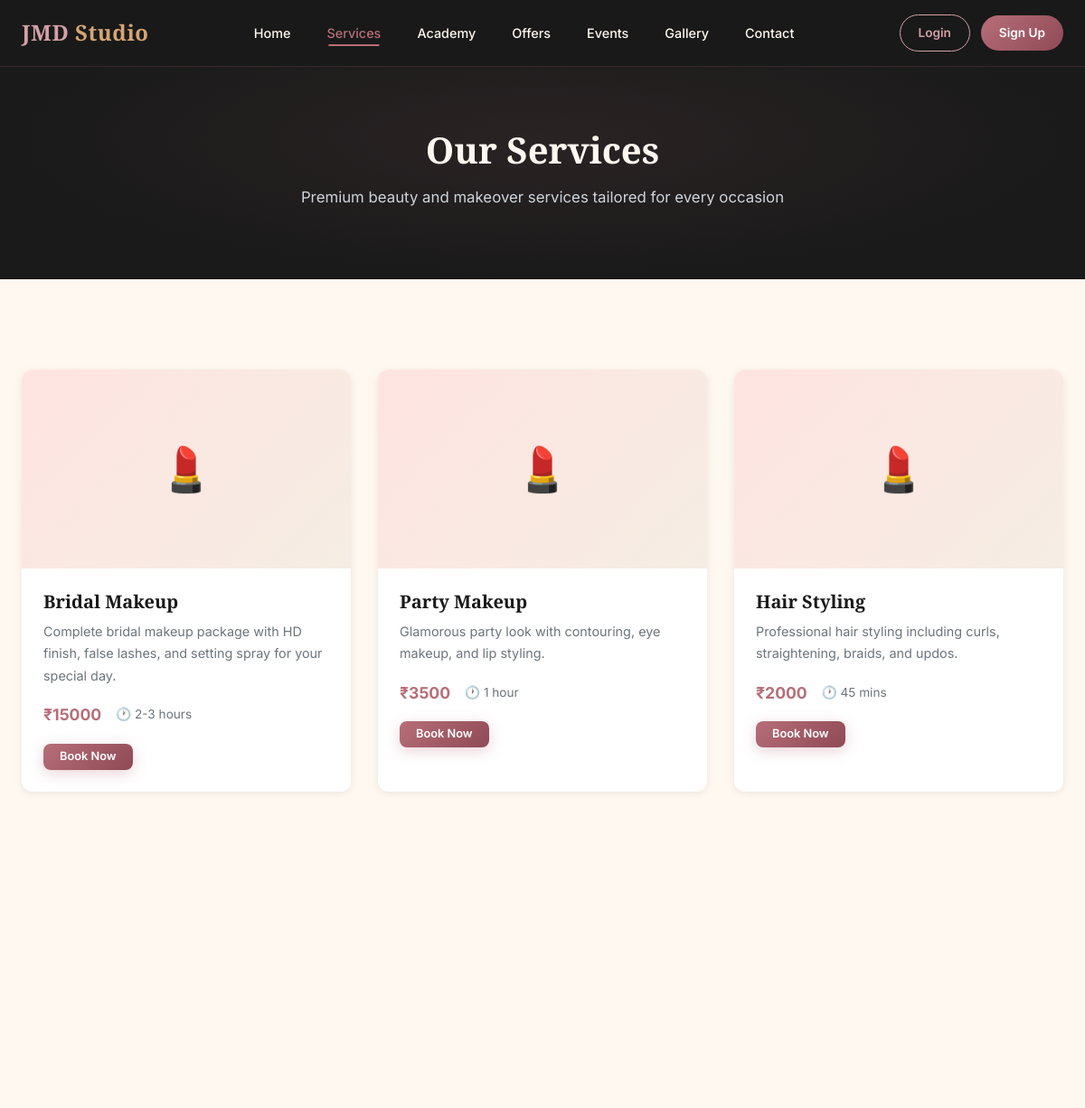
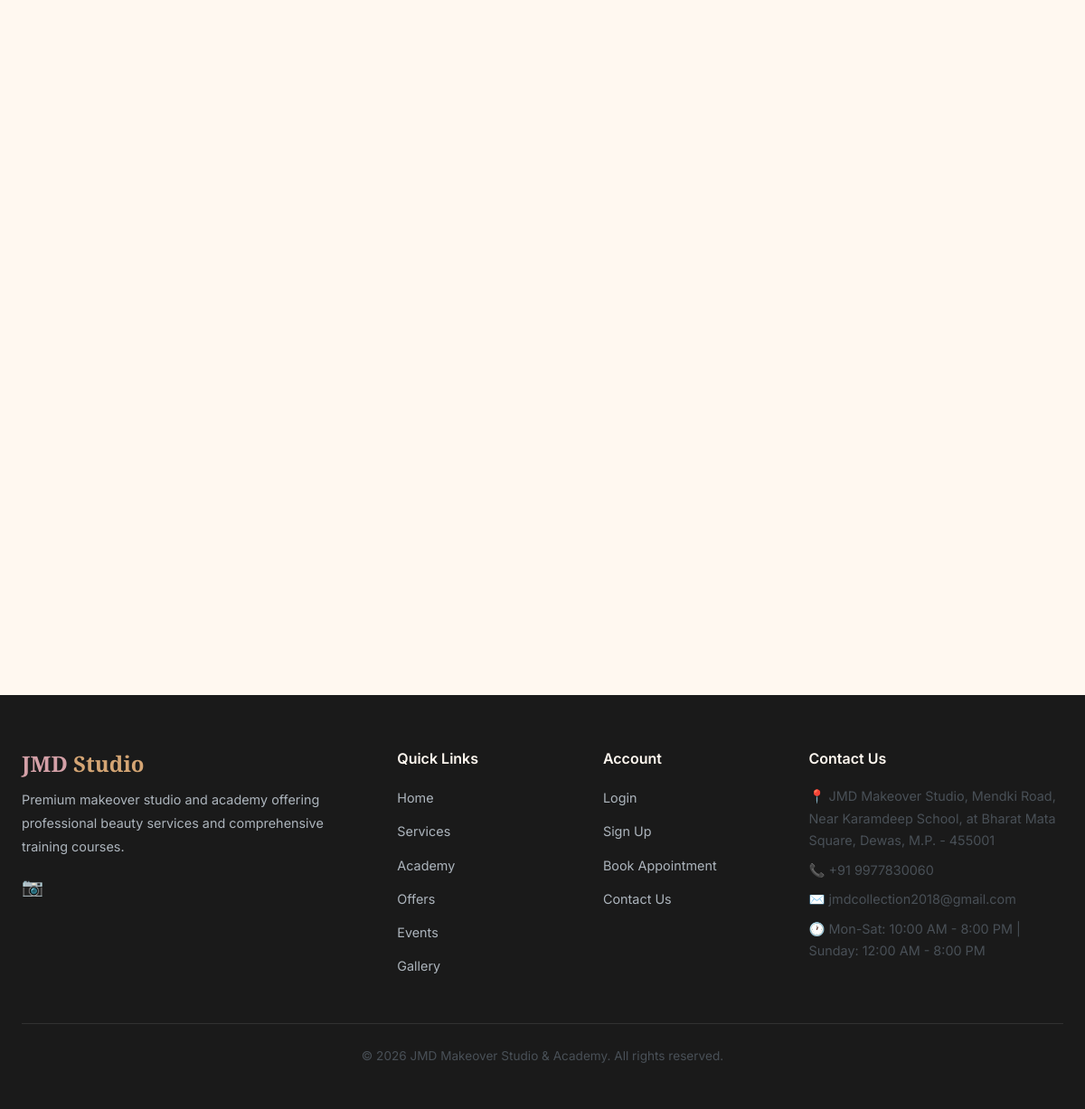
/services, run on the app's committed database (2 pictures, top to bottom).
### tables this page shows
CREATE TABLE services (
        id INTEGER PRIMARY KEY AUTOINCREMENT,
        name TEXT NOT NULL,
        description TEXT,
        price REAL,
        duration TEXT,
        image TEXT,
        is_active INTEGER DEFAULT 1
    );

CREATE TABLE site_settings (
    key TEXT PRIMARY KEY,
    value TEXT
);

### app.py (the view)
@app.route('/services')
def services():
    db = get_db()
    all_services = db.execute('SELECT * FROM services WHERE is_active = 1').fetchall()
    return render_template('services.html', services=all_services)

### app.py (called while the page is built)
def get_db():
    if 'db' not in g:
        g.db = sqlite3.connect(DB_NAME)
        g.db.row_factory = sqlite3.Row
    return g.db

def get_settings():
    db = get_db()
    rows = db.execute('SELECT key, value FROM site_settings').fetchall()
    return {row['key']: row['value'] for row in rows}

@app.context_processor
def inject_user():
    user = None
    unread_count = 0
    if 'user_id' in session:
        db = get_db()
        user = db.execute('SELECT * FROM users WHERE id = ?', (session['user_id'],)).fetchone()
        unread_count = db.execute('SELECT COUNT(*) FROM notifications WHERE user_id = ? AND is_read = 0',
                                  (session['user_id'],)).fetchone()[0]
    settings = get_settings()
    return dict(current_user=user, unread_count=unread_count, site=settings)

### templates/services.html (shortened to what this page needs)
{% extends 'base.html' %}
{% block content %}
<div class="page-header">
    <div class="container">
        <h1>Our Services</h1>
        <p>Premium beauty and makeover services tailored for every occasion</p>
    </div>
</div>
<section class="section">
    <div class="container">
        {% if services %}
        <div class="card-grid">
            {% for service in services %}
            <div class="card">
                <div class="card-image">
                    {% if service.image %}
                    <img src="{{ url_for('static', filename='uploads/' + service.image) }}" alt="{{ service.name }}">
                    {% else %}
                    <span class="placeholder-icon">💄</span>
                    {% endif %}
                </div>
                <div class="card-body">
                    <h3>{{ service.name }}</h3>
                    <p>{{ service.description }}</p>
                    <div class="card-meta">
                        <span class="price">₹{{ "%.0f"|format(service.price) }}</span>
                        <span>🕐 {{ service.duration }}</span>
                    </div>
                    <a href="{{ url_for('book_appointment') }}" class="btn btn-primary btn-sm">Book Now</a>
                </div>
            </div>
            {% endfor %}
        </div>
        {% else %}
        <div class="empty-state">
            <div class="empty-icon">💄</div>
            <p>Services will be available soon. Stay tuned!</p>
        </div>
        {% endif %}
    </div>
</section>
{% endblock %}

### templates/base.html (shortened to what this page needs)
<!DOCTYPE html>
<html lang="en">
<head>
    <link rel="stylesheet" href="{{ url_for('static', filename='css/style.css') }}">
</head>
<body>
    <nav class="navbar" id="navbar">
        <div class="container">
            <a href="{{ url_for('home') }}" class="nav-brand">
                <span class="logo-text">JMD <span>Studio</span></span>
            </a>
            <ul class="nav-links" id="nav-links">
                <li><a href="{{ url_for('home') }}" class="{% if request.endpoint == 'home' %}active{% endif %}">Home</a></li>
                <li><a href="{{ url_for('services') }}" class="{% if request.endpoint == 'services' %}active{% endif %}">Services</a></li>
                <li><a href="{{ url_for('academy') }}" class="{% if request.endpoint == 'academy' %}active{% endif %}">Academy</a></li>
                <li><a href="{{ url_for('offers') }}" class="{% if request.endpoint == 'offers' %}active{% endif %}">Offers</a></li>
                <li><a href="{{ url_for('events') }}" class="{% if request.endpoint in ['events', 'event_detail'] %}active{% endif %}">Events</a></li>
                <li><a href="{{ url_for('gallery') }}" class="{% if request.endpoint == 'gallery' %}active{% endif %}">Gallery</a></li>
                <li><a href="{{ url_for('contact') }}" class="{% if request.endpoint == 'contact' %}active{% endif %}">Contact</a></li>
            </ul>
            <div class="nav-auth" id="nav-auth">
                {% if current_user %}
                    <a href="{{ url_for('user_dashboard') }}" class="btn-nav btn-nav-outline">Dashboard</a>
                    <a href="{{ url_for('logout') }}" class="btn-nav btn-nav-solid">Logout</a>
                {% else %}
                    <a href="{{ url_for('login') }}" class="btn-nav btn-nav-outline">Login</a>
                    <a href="{{ url_for('signup') }}" class="btn-nav btn-nav-solid">Sign Up</a>
                {% endif %}
            </div>
        </div>
    </nav>
    <main>
        {% block content %}{% endblock %}
    </main>
    {% block footer %}
    <footer class="footer">
        <div class="container">
            <div class="footer-grid">
                <div class="footer-brand">
                    <h3>JMD <span>Studio</span></h3>
                    <p>{{ site.get('about_text', 'Premium makeover studio and academy.') }}</p>
                    {% if site.get('instagram') or site.get('facebook') or site.get('youtube') %}
                    <div style="margin-top: 12px; display: flex; gap: 12px;">
                        {% if site.get('instagram') %}<a href="{{ site.instagram }}" target="_blank" style="color: var(--rose-gold); font-size: 1.2rem;">📷</a>{% endif %}
                    </div>
                    {% endif %}
                </div>
                <div>
                    <h4>Quick Links</h4>
                    <ul class="footer-links">
                        <li><a href="{{ url_for('home') }}">Home</a></li>
                        <li><a href="{{ url_for('services') }}">Services</a></li>
                        <li><a href="{{ url_for('academy') }}">Academy</a></li>
                        <li><a href="{{ url_for('offers') }}">Offers</a></li>
                        <li><a href="{{ url_for('events') }}">Events</a></li>
                        <li><a href="{{ url_for('gallery') }}">Gallery</a></li>
                    </ul>
                </div>
                <div>
                    <h4>Account</h4>
                    <ul class="footer-links">
                        <li><a href="{{ url_for('login') }}">Login</a></li>
                        <li><a href="{{ url_for('signup') }}">Sign Up</a></li>
                        <li><a href="{{ url_for('book_appointment') }}">Book Appointment</a></li>
                        <li><a href="{{ url_for('contact') }}">Contact Us</a></li>
                    </ul>
                </div>
                <div class="footer-contact">
                    <h4>Contact Us</h4>
                    <p>📍 {{ site.get('address', 'JMD Makeover Studio') }}</p>
                    <p>📞 {{ site.get('phone', '+91 98765 43210') }}</p>
                    <p>✉️ {{ site.get('email', 'info@jmdstudio.com') }}</p>
                    <p>🕐 {{ site.get('working_hours', 'Mon-Sat: 10AM - 8PM') }}</p>
                </div>
            </div>
            <div class="footer-bottom">
                <p>&copy; 2026 {{ site.get('studio_name', 'JMD Makeover Studio & Academy') }}. All rights reserved.</p>
            </div>
        </div>
    </footer>
    {% endblock %}
</body>
</html>

### data on the page
services: name "Bridal Makeup", description "Complete bridal makeup package with HD finish, false lashes, and setting spray for your special day.", price "15000", duration "2-3 hours"
services: name "Party Makeup", description "Glamorous party look with contouring, eye makeup, and lip styling.", price "3500", duration "1 hour"
services: name "Hair Styling", description "Professional hair styling including curls, straightening, braids, and updos.", price "2000", duration "45 mins"
site_settings: get "Premium makeover studio and academy offering professional beauty services and comprehensive training courses."
site_settings: get "JMD Makeover Studio, Mendki Road, Near Karamdeep School, at Bharat Mata Square, Dewas, M.P. - 455001"
site_settings: get "+91 9977830060"
site_settings: get "jmdcollection2018@gmail.com"
site_settings: get "Mon-Sat: 10:00 AM - 8:00 PM | Sunday: 12:00 AM - 8:00 PM"
site_settings: get "JMD Makeover Studio & Academy"
